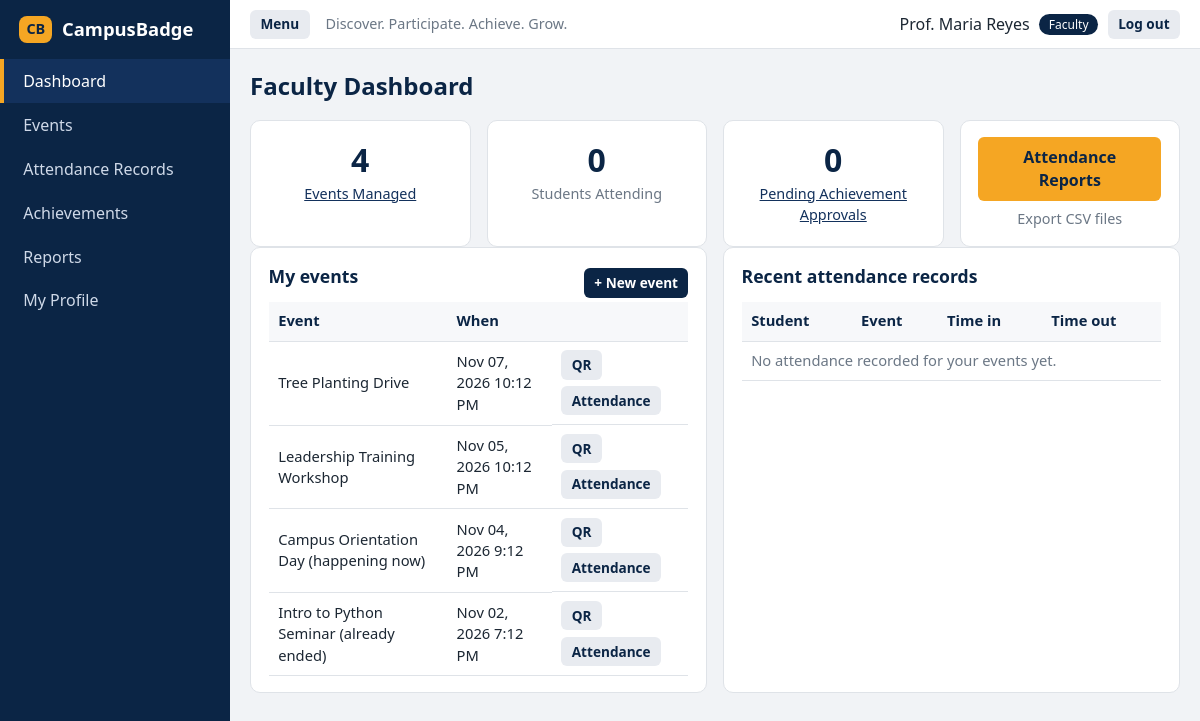
The page /faculty (signed in) on the database its author committed.
### tables this page shows
CREATE TABLE users (
    id INTEGER PRIMARY KEY AUTOINCREMENT,
    id_number TEXT NOT NULL DEFAULT '',
    full_name TEXT NOT NULL,
    email TEXT NOT NULL UNIQUE COLLATE NOCASE,
    password_hash TEXT NOT NULL,
    role TEXT NOT NULL CHECK (role IN ('student','faculty','admin')),
    status TEXT NOT NULL DEFAULT 'active' CHECK (status IN ('active','pending','rejected','disabled')),
    program TEXT NOT NULL DEFAULT '',
    created_at TEXT NOT NULL
);

CREATE TABLE events (
    id INTEGER PRIMARY KEY AUTOINCREMENT,
    title TEXT NOT NULL,
    description TEXT NOT NULL DEFAULT '',
    category TEXT NOT NULL,
    location TEXT NOT NULL,
    start_time TEXT NOT NULL,
    end_time TEXT NOT NULL,
    capacity INTEGER NOT NULL CHECK (capacity > 0),
    qr_token TEXT NOT NULL,
    created_by INTEGER REFERENCES users(id),
    archived INTEGER NOT NULL DEFAULT 0,
    created_at TEXT NOT NULL,
    CHECK (end_time > start_time)
);

### app.py (the view)
@app.route("/faculty")
@roles_required("faculty")
def faculty_dashboard():
    uid = g.user.id
    with db.db_session() as conn:
        data = {
            "events_managed": db.scalar(conn, "SELECT COUNT(*) FROM events WHERE created_by=? AND archived=0", (uid,)),
            "students_attending": db.scalar(
                conn, "SELECT COUNT(DISTINCT a.student_id) FROM attendance a JOIN events e ON e.id=a.event_id"
                      " WHERE e.created_by=?", (uid,)),
            "pending_approvals": db.scalar(conn, "SELECT COUNT(*) FROM student_achievements WHERE status='pending'"),
            "recent": db.list_attendance(conn, owner_id=uid, limit=8),
            "my_events": db.list_events(conn, owner_id=uid)[:6],
        }
    return render_template("faculty_dashboard.html", **data)

### app.py (called while the page is built)
def csrf_token():
    if "_csrf" not in session:
        session["_csrf"] = secrets.token_hex(16)
    return session["_csrf"]

def fmt_dt(value):
    if not value:
        return "—"
    dt = parse_dt(value)
    return f"{dt.strftime('%b %d, %Y')} {int(dt.strftime('%I'))}:{dt.strftime('%M %p')}"

@app.context_processor
def inject_globals():
    logo = fp.find_logo()
    logo_url = url_for("logo_image", v=int(logo[0].stat().st_mtime)) if logo else None
    return {"user": g.get("user"), "testing_mode": TESTING_MODE, "logo_url": logo_url}

@app.before_request
def load_user_and_check_csrf():
    g.user = None
    if request.endpoint == "static":
        return
    user_id = session.get("user_id")
    if user_id:
        with db.db_session() as conn:
            row = db.get_user_row(conn, user_id)
        if row and row["status"] == "active":
            g.user = user_from_row(row)
        else:
            session.clear()
    if request.method == "POST":
        sent = request.form.get("_csrf") or request.headers.get("X-CSRF-Token", "")
        if not sent or not secrets.compare_digest(sent, session.get("_csrf", "")):
            abort(400)

def login_required(view):
    @wraps(view)
    def wrapper(*args, **kwargs):
        if g.user is None:
            flash("Please log in to continue.", "warning")
            return redirect(url_for("login"))
        return view(*args, **kwargs)
    return wrapper

def roles_required(*roles):
    def decorator(view):
        @wraps(view)
        @login_required
        def wrapper(*args, **kwargs):
            if g.user.role not in roles:
                raise UnauthorizedAccessError()
            return view(*args, **kwargs)
        return wrapper
    return decorator

### database.py (called while the page is built)
def connect():
    try:
        Path(DB_PATH).parent.mkdir(parents=True, exist_ok=True)
        conn = sqlite3.connect(DB_PATH, timeout=10, isolation_level=None)
        conn.row_factory = sqlite3.Row
        conn.execute("PRAGMA foreign_keys = ON")
        return conn
    except (sqlite3.Error, OSError) as exc:
        logger.exception("Could not open database")
        raise DatabaseError() from exc

def scalar(conn, sql, args=()):
    return conn.execute(sql, args).fetchone()[0]

def get_user_row(conn, user_id):
    return conn.execute("SELECT * FROM users WHERE id = ?", (user_id,)).fetchone()

### file_processing.py (called while the page is built)
def find_logo():
    for ext, mime in LOGO_TYPES.items():
        path = LOGO_DIR / f"logo.{ext}"
        if path.is_file():
            return path, mime
    return None

### templates/faculty_dashboard.html (shortened to what this page needs)
{% extends "base.html" %}
{% from "_macros.html" import stat %}
{% block content %}
<h1>Faculty Dashboard</h1>
<div class="grid stats">
  {{ stat("Events Managed", events_managed, url_for('events')) }}
  {{ stat("Students Attending", students_attending) }}
  {{ stat("Pending Achievement Approvals", pending_approvals, url_for('achievements')) }}
  <div class="card stat quick"><a class="btn btn-accent" href="{{ url_for('reports') }}">Attendance Reports</a>
    <div class="stat-label">Export CSV files</div></div>
</div>
<div class="grid two">
  <section class="card">
    <div class="row-between"><h2>My events</h2><a class="btn btn-sm btn-primary" href="{{ url_for('event_new') }}">+ New event</a></div>
    <div class="table-wrap"><table>
      <thead><tr><th>Event</th><th>When</th><th></th></tr></thead>
      <tbody>
      {% for e in my_events %}<tr><td>{{ e.title }}</td><td>{{ e.start_time|fmt_dt }}</td>
        <td class="actions"><a class="btn btn-sm btn-light" href="{{ url_for('event_qr', event_id=e.id) }}">QR</a>
          <a class="btn btn-sm btn-light" href="{{ url_for('attendance', event_id=e.id) }}">Attendance</a></td></tr>
      {% else %}<tr><td colspan="3" class="muted">You have not created any events yet.</td></tr>{% endfor %}
      </tbody></table></div>
  </section>
  <section class="card">
    <h2>Recent attendance records</h2>
    <div class="table-wrap"><table>
      <thead><tr><th>Student</th><th>Event</th><th>Time in</th><th>Time out</th></tr></thead>
      <tbody>
      {% for r in recent %}<tr><td>{{ r.student_name }}</td><td>{{ r.event_title }}</td><td>{{ r.time_in|fmt_dt }}</td><td>{{ r.time_out|fmt_dt }}</td></tr>
      {% else %}<tr><td colspan="4" class="muted">No attendance recorded for your events yet.</td></tr>{% endfor %}
      </tbody></table></div>
  </section>
</div>
{% endblock %}

### templates/base.html (shortened to what this page needs)
{% from "_macros.html" import csrf %}
<!doctype html>
<html lang="en">
<head>
  <link rel="stylesheet" href="{{ url_for('static', filename='css/style.css') }}">
</head>
<body>
{% if user %}
<div class="layout">
  <aside class="sidebar" id="sidebar">
    <div class="brand">{% if logo_url %}<img class="logo-img" src="{{ logo_url }}" alt="CampusBadge logo">{% else %}<span class="logo">CB</span>{% endif %} CampusBadge</div>
    {% set ep = request.endpoint %}
    <nav>
      <a href="{{ url_for('dashboard') }}" class="{{ 'active' if ep and ep.endswith('_dashboard') }}">Dashboard</a>
      <a href="{{ url_for('events') }}" class="{{ 'active' if ep and ep.startswith('event') }}">Events</a>
      {% if user.role == 'student' %}
        <a href="{{ url_for('attendance') }}" class="{{ 'active' if ep == 'attendance' }}">QR Attendance</a>
        <a href="{{ url_for('badges') }}" class="{{ 'active' if ep == 'badges' }}">My Badges</a>
      {% else %}
        <a href="{{ url_for('attendance') }}" class="{{ 'active' if ep == 'attendance' }}">Attendance Records</a>
        <a href="{{ url_for('achievements') }}" class="{{ 'active' if ep == 'achievements' }}">Achievements</a>
        <a href="{{ url_for('reports') }}" class="{{ 'active' if ep == 'reports' }}">Reports</a>
      {% endif %}
      <a href="{{ url_for('profile') }}" class="{{ 'active' if ep == 'profile' }}">My Profile</a>
    </nav>
  </aside>
  <div class="main">
    <header class="topbar">
      <button type="button" id="menu-toggle" class="btn btn-light btn-sm menu-btn" aria-label="Toggle menu">Menu</button>
      <span class="tagline">Discover. Participate. Achieve. Grow.</span>
      <div class="topbar-user">
        <span>{{ user.full_name }}</span> <span class="role-pill">{{ user.role }}</span>
        <form method="post" action="{{ url_for('logout') }}">{{ csrf() }}<button class="btn btn-light btn-sm">Log out</button></form>
      </div>
    </header>
    <main class="content">
{% else %}
<main class="auth-wrap">
{% endif %}
      {% block content %}{% endblock %}
{% if user %}
    </main>
  </div>
</div>
{% else %}
</main>
{% endif %}
</body>
</html>

### static/css/style.css (style rules this page uses)
:root { --navy:#0b2545; --navy2:#13315c; --accent:#f5a623; --accent-d:#d98e0f; --bg:#f1f3f6; --card:#fff; --text:#1c2733; --muted:#6b7785; --line:#dfe3e8; --ok:#1f8a4c; --bad:#c0392b; --warn:#b7791f; }
* { box-sizing: border-box; }
body { margin:0; font-family: system-ui, -apple-system, "Segoe UI", Roboto, Arial, sans-serif; background:var(--bg); color:var(--text); line-height:1.45; }
h1 { font-size:1.5rem; margin:0 0 1rem; color:var(--navy); }
h2 { font-size:1.1rem; margin:0 0 .75rem; color:var(--navy); }
a { color:var(--navy2); }
.muted { color:var(--muted); }
.layout { display:flex; min-height:100vh; }
.sidebar { width:230px; background:var(--navy); color:#fff; padding:1rem 0; flex-shrink:0; }
.brand { font-weight:700; font-size:1.15rem; padding:0 1.2rem 1rem; display:flex; align-items:center; gap:.6rem; }
.logo { background:var(--accent); color:var(--navy); border-radius:8px; padding:.2rem .45rem; font-size:.9rem; }
.sidebar nav a { display:block; color:#cfd9e8; text-decoration:none; padding:.65rem 1.2rem; border-left:4px solid transparent; }
.sidebar nav a.active { background:var(--navy2); color:#fff; border-left-color:var(--accent); }
.main { flex:1; min-width:0; display:flex; flex-direction:column; }
.topbar { background:#fff; border-bottom:1px solid var(--line); padding:.6rem 1.25rem; display:flex; align-items:center; gap:1rem; }
.tagline { color:var(--muted); font-size:.9rem; flex:1; }
.topbar-user { display:flex; align-items:center; gap:.6rem; }
.topbar-user form { margin:0; }
.role-pill { background:var(--navy); color:#fff; border-radius:99px; padding:.1rem .6rem; font-size:.75rem; text-transform:capitalize; }
.content { padding:1.25rem; max-width:1200px; width:100%; }
.menu-btn { display:none; }
.card { background:var(--card); border:1px solid var(--line); border-radius:10px; padding:1rem 1.1rem; margin-bottom:1rem; }
.grid { display:grid; gap:1rem; }
.grid.stats { grid-template-columns:repeat(auto-fit,minmax(180px,1fr)); }
.grid.two { grid-template-columns:repeat(auto-fit,minmax(340px,1fr)); }
.grid > .card { margin-bottom:0; }
.grid.two { margin-bottom:1rem; }
.stat { text-align:center; }
.stat-label { color:var(--muted); font-size:.9rem; }
.stat.quick { display:flex; flex-direction:column; justify-content:center; gap:.5rem; align-items:center; }
.row-between { display:flex; justify-content:space-between; align-items:center; gap:.5rem; flex-wrap:wrap; }
.table-wrap { overflow-x:auto; }
table { width:100%; border-collapse:collapse; font-size:.92rem; }
th, td { text-align:left; padding:.55rem .6rem; border-bottom:1px solid var(--line); vertical-align:middle; }
th { background:#f7f8fa; color:var(--navy); font-weight:600; white-space:nowrap; }
td.actions, .actions { display:flex; gap:.4rem; flex-wrap:wrap; align-items:center; }
.btn { display:inline-block; border:0; border-radius:6px; padding:.55rem 1rem; font:inherit; font-weight:600; cursor:pointer; text-decoration:none; text-align:center; }
.btn-primary { background:var(--navy); color:#fff; }
.btn-accent { background:var(--accent); color:var(--navy); }
.btn-light { background:#e8ebf0; color:var(--navy); }
.btn-sm { padding:.3rem .65rem; font-size:.85rem; }

### rows shown on the page
users: full_name "Prof. Maria Reyes", role "Faculty"
events: title "Tree Planting Drive", start_time|fmt_dt "Nov 07, 2026 10:12 PM"
events: title "Leadership Training Workshop", start_time|fmt_dt "Nov 05, 2026 10:12 PM"
events: title "Campus Orientation Day (happening now)", start_time|fmt_dt "Nov 04, 2026 9:12 PM"
events: title "Intro to Python Seminar (already ended)", start_time|fmt_dt "Nov 02, 2026 7:12 PM"

### other values the page prints
{{ value }} "4 0 0"
{{ label }} "Events Managed Pending Achievement Approvals"
{{ label }} "Students Attending"
